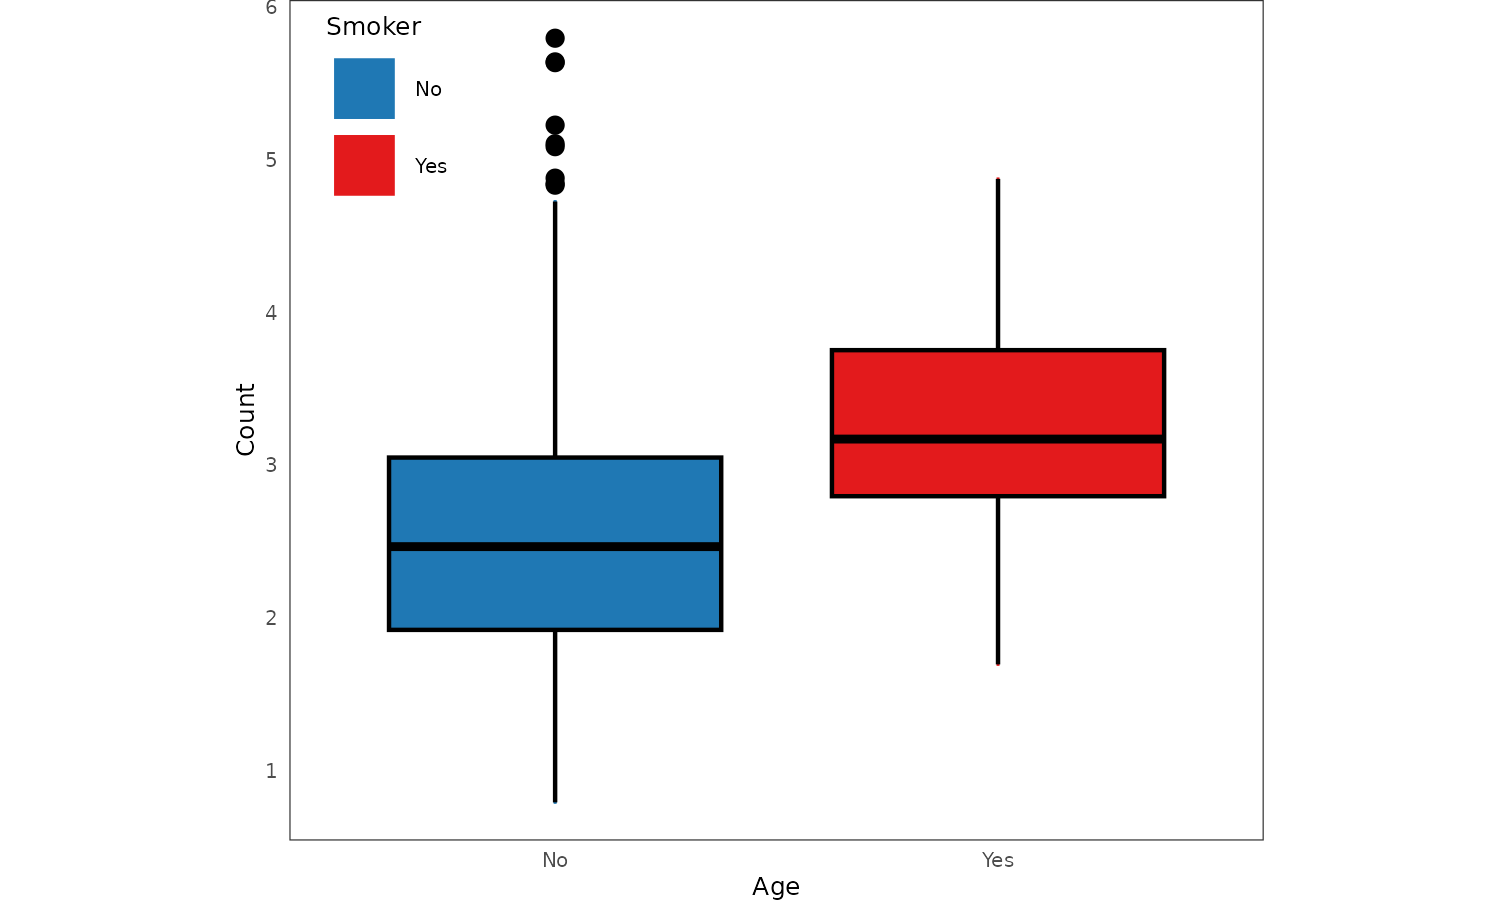

This figure's R source:
source("./figures/defaults.R")

fev <- read.csv("./data/fev.csv")
fev$smoke <- factor(fev$smoke, labels = c("No", "Yes"))

p <- ggplot(fev, aes(smoke, fev, col = smoke, fill = smoke)) +
  geom_point(size = 0, aes(col = smoke), shape = 15) +
  geom_boxplot(col = "black") +
  scale_fill_manual(values = pal_dark_3) +
  scale_colour_manual(values = pal_dark_3) +
  guides(fill = "none", col = guide_legend(override.aes = c(size = 6.5))) +
  labs(x = "Age", y = "Count", col = "Smoker") +
  theme(plot.margin = unit(c(0, 2, 0, 2), units = "cm"),
        legend.position = c(0.1, 0.87))

ggsave("./figures/grammar-boxplot.png", p, dpi = 300,
       width = def_width, height = def_height, units = "in")
